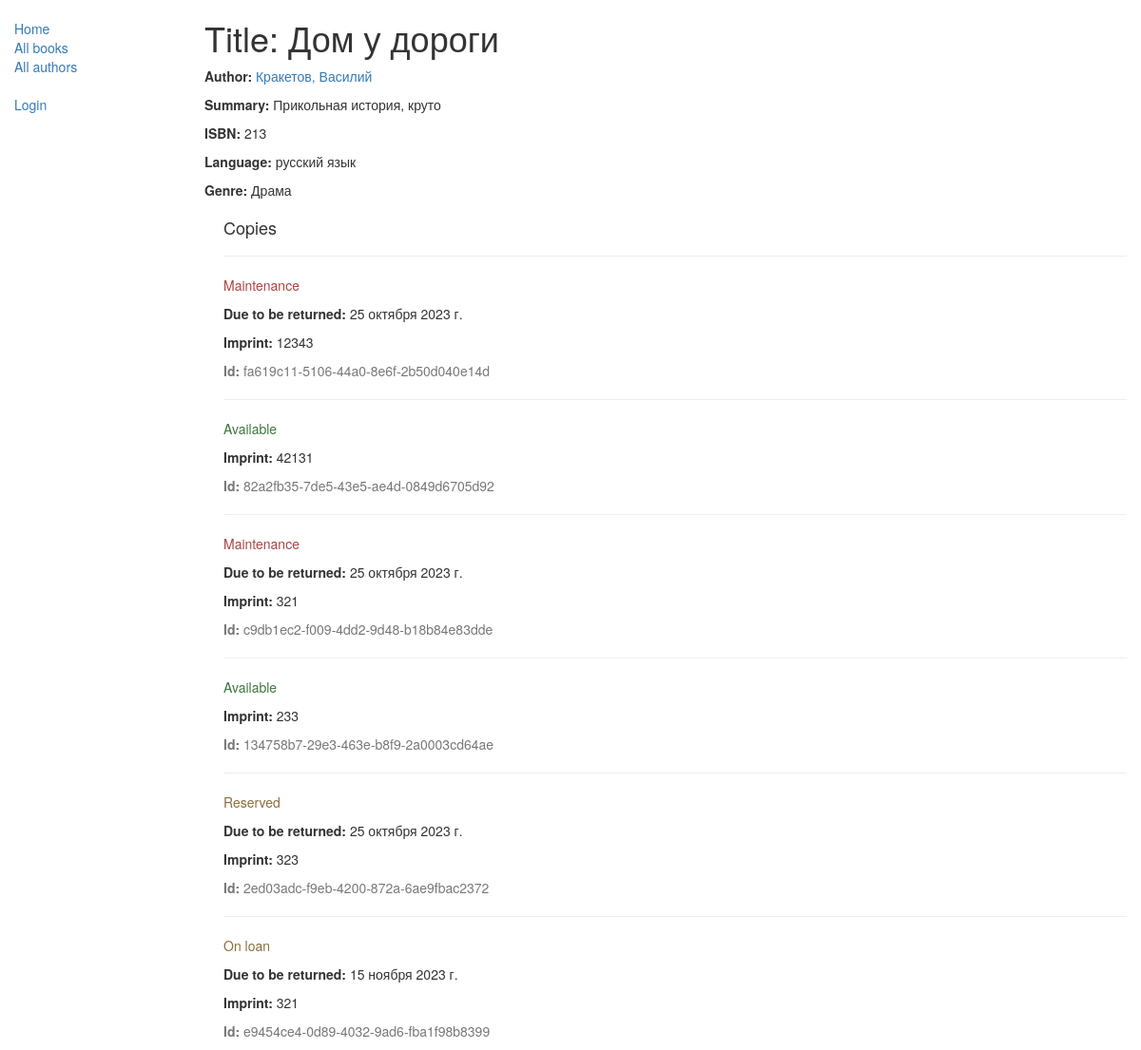
/catalog/book/1, run on the app's committed database.
### catalog/models.py (models this page shows, shortened)
class Book(models.Model):
    title = models.CharField(max_length=200)
    author = models.ForeignKey('Author', on_delete=models.SET_NULL, null=True)
    summary = models.TextField(max_length=1000, help_text="Enter a brief description of the book")
    isbn = models.CharField('ISBN', max_length=13,
                            unique=True,
                            help_text='13 Character <a href="https://www.isbn-international.org/content/what-isbn'
                                      '">ISBN number</a>')
    genre = models.ManyToManyField(Genre, help_text="Select a genre for this book")
    language = models.ForeignKey('Language', on_delete=models.SET_NULL, null=True)
    class Meta:
        ordering = ['title', 'author']
    def display_genre(self):
        return ', '.join([genre.name for genre in self.genre.all()[:3]])
    display_genre.short_description = 'Genre'

class Author(models.Model):
    first_name = models.CharField(max_length=100)
    last_name = models.CharField(max_length=100)
    date_of_birth = models.DateField(null=True, blank=True)
    date_of_death = models.DateField('died', null=True, blank=True)
    class Meta:
        ordering = ['last_name', 'first_name']
    def get_absolute_url(self):
        return reverse('author-detail', args=[str(self.id)])
    def __str__(self):
        return '{0}, {1}'.format(self.last_name, self.first_name)

class Language(models.Model):
    name = models.CharField(max_length=200,
                            help_text="Enter the book's natural language (e.g. English, French, Japanese etc.)")
    def __str__(self):
        return self.name

class Genre(models.Model):
    name = models.CharField(
        max_length=200,
        help_text="Enter a book genre (e.g. Science Fiction, French Poetry etc.)"
        )
    def __str__(self):
        return self.name

class BookInstance(models.Model):
    id = models.UUIDField(primary_key=True, default=uuid.uuid4,
                          help_text="Unique ID for this particular book across whole library")
    book = models.ForeignKey('Book', on_delete=models.RESTRICT, null=True)
    imprint = models.CharField(max_length=200)
    due_back = models.DateField(null=True, blank=True)
    borrower = models.ForeignKey(User, on_delete=models.SET_NULL, null=True, blank=True)
    LOAN_STATUS = (
        ('d', 'Maintenance'),
        ('o', 'On loan'),
        ('a', 'Available'),
        ('r', 'Reserved'),
    )
    status = models.CharField(
        max_length=1,
        choices=LOAN_STATUS,
        blank=True,
        default='d',
        help_text='Book availability')
    class Meta:
        ordering = ['due_back']
        permissions = (("can_mark_returned", "Set book as returned"),)

### catalog/views.py (the view)
# urls.py: path('book/<int:pk>', views.BookDetailView.as_view(), name='book-detail'),
class BookDetailView(generic.DetailView):
    model = Book

### catalog/templates/catalog/book_detail.html
{% extends "base_generic.html" %}
{% block content %}
<h1>Title: {{ book.title }}</h1>
<p><strong>Author:</strong> <a href="{{ book.author.get_absolute_url }}">{{ book.author }}</a></p>
<p><strong>Summary:</strong> {{ book.summary }}</p>
<p><strong>ISBN:</strong> {{ book.isbn }}</p>
<p><strong>Language:</strong> {{ book.language }}</p>
<p><strong>Genre:</strong> {{ book.genre.all|join:", " }}</p>
<div style="margin-left:20px;margin-top:20px">
<h4>Copies</h4>
{% for copy in book.bookinstance_set.all %}
<hr>
<p class="{% if copy.status == 'a' %}text-success{% elif copy.status == 'd' %}text-danger{% else %}text-warning{% endif %}">{{ copy.get_status_display }}</p>
{% if copy.status != 'a' %}<p><strong>Due to be returned:</strong> {{copy.due_back}}</p>{% endif %}
<p><strong>Imprint:</strong> {{copy.imprint}}</p>
<p class="text-muted"><strong>Id:</strong> {{copy.id}}</p>
{% endfor %}
</div>
{% endblock %}

### data on the page
Book: title "Дом у дороги", author "Кракетов, Василий", summary "Прикольная история, круто", isbn "213", language "русский язык", genre.all "Драма"
BookInstance: status "Maintenance", due_back "25 октября 2023 г.", imprint "12343", id "fa619c11-5106-44a0-8e6f-2b50d040e14d"
BookInstance: status "Available", imprint "42131", id "82a2fb35-7de5-43e5-ae4d-0849d6705d92"
BookInstance: status "Maintenance", due_back "25 октября 2023 г.", imprint "321", id "c9db1ec2-f009-4dd2-9d48-b18b84e83dde"
BookInstance: status "Available", imprint "233", id "134758b7-29e3-463e-b8f9-2a0003cd64ae"
BookInstance: status "Reserved", due_back "25 октября 2023 г.", imprint "323", id "2ed03adc-f9eb-4200-872a-6ae9fbac2372"
BookInstance: status "On loan", due_back "15 ноября 2023 г.", imprint "321", id "e9454ce4-0d89-4032-9ad6-fba1f98b8399"
